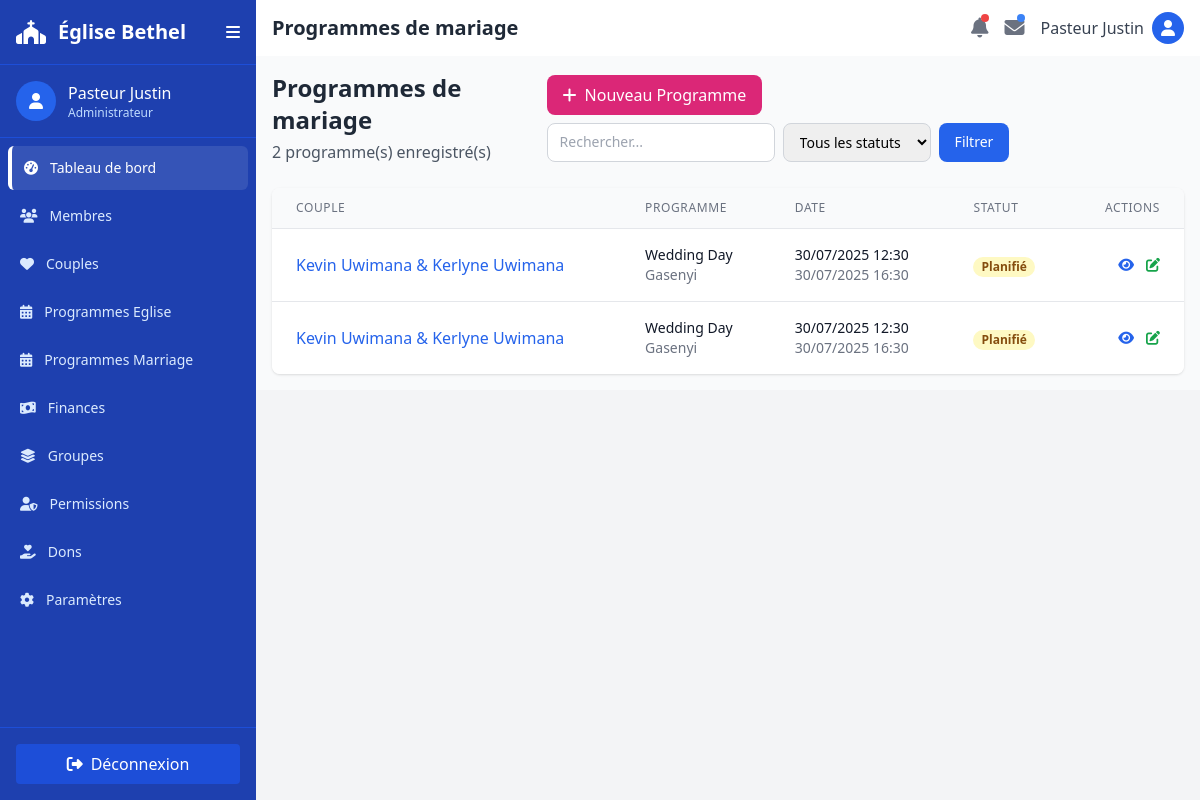
The page /programmes-mariage/ (signed in) on the database its author committed.
### core/models.py (models this page shows, shortened)
class ProgrammeMariage(models.Model):
    STATUT_CHOICES = [
        ('planifie', 'Planifié'),
        ('en_cours', 'En cours'),
        ('termine', 'Terminé'),
        ('annule', 'Annulé'),
    ]
    couple = models.ForeignKey(Couple, on_delete=models.CASCADE, related_name='programmes_mariage')
    titre = models.CharField(max_length=200)
    description = models.TextField(blank=True, null=True)
    date_debut = models.DateTimeField()
    date_fin = models.DateTimeField()
    lieu = models.CharField(max_length=200, blank=True, null=True)
    statut = models.CharField(max_length=15, choices=STATUT_CHOICES, default='planifie')
    created_at = models.DateTimeField(auto_now_add=True)
    updated_at = models.DateTimeField(auto_now=True)
    class Meta:
        verbose_name = "Programme de Mariage"
        verbose_name_plural = "Programmes de Mariage"
        ordering = ['-date_debut']

class Couple(models.Model):
    STATUT_CHOICES = [
        ('marie', 'Marié'),
        ('fiance', 'Fiancé'),
    ]
    membre_mari = models.ForeignKey(
        Membre,
        on_delete=models.CASCADE,
        related_name='couples_mari'
    )
    membre_femme = models.ForeignKey(
        Membre,
        on_delete=models.CASCADE,
        related_name='couples_femme'
    )
    statut_couple = models.CharField(max_length=10, choices=STATUT_CHOICES)
    date_mariage = models.DateField(null=True, blank=True)
    created_at = models.DateTimeField(auto_now_add=True)
    updated_at = models.DateTimeField(auto_now=True)
    class Meta:
        verbose_name = "Couple"
        verbose_name_plural = "Couples"
        unique_together = ['membre_mari', 'membre_femme']
    def __str__(self):
        return f"{self.membre_mari.nom_complet} & {self.membre_femme.nom_complet}"

class Membre(models.Model):
    SEXE_CHOICES = [
        ('M', 'Masculin'),
        ('F', 'Féminin'),
    ]
    STATUT_BAPTISMAL_CHOICES = [
        ('baptise_eglise', 'Baptisé Église'),
        ('non_baptise', 'Non Baptisé'),
        ('baptise_autre_eglise', 'Baptisé Autre Église'),
    ]
    nom = models.CharField(max_length=100)
    prenom = models.CharField(max_length=100)
    date_naissance = models.DateField()
    adresse = models.TextField()
    telephone = models.CharField(
        max_length=20,
        validators=[RegexValidator(r'^\+?1?\d{9,15}$', 'Numéro de téléphone invalide')]
    )
    email = models.EmailField(unique=True)
    sexe = models.CharField(
        max_length=1,
        choices=SEXE_CHOICES,
        null=True,
        blank=True,
        verbose_name="Sexe"
    )
    statut_baptismal = models.CharField(
        max_length=25,
        choices=STATUT_BAPTISMAL_CHOICES,
        default='non_baptise'
    )
    date_adhesion = models.DateField()
    photo_profil_url = models.URLField(blank=True, null=True)
    created_at = models.DateTimeField(auto_now_add=True)
    updated_at = models.DateTimeField(auto_now=True)
    class Meta:
        verbose_name = "Membre"
        verbose_name_plural = "Membres"
        ordering = ['nom', 'prenom']
    @property
    def nom_complet(self):
        return f"{self.prenom} {self.nom}"

### core/views.py (the view)
# urls.py: path('programmes-mariage/', views.programme_mariage_list_view, name='programme_mariage_list'),
@login_required
def programme_mariage_list_view(request):
    programmes = ProgrammeMariage.objects.all().select_related('couple').order_by('-date_debut')
    statut = request.GET.get('statut')
    if statut:
        programmes = programmes.filter(statut=statut)
    search = request.GET.get('search')
    if search:
        programmes = programmes.filter(
            Q(titre__icontains=search) |
            Q(description__icontains=search) |
            Q(lieu__icontains=search)
        )
    paginator = Paginator(programmes, 10)
    page_number = request.GET.get('page')
    page_obj = paginator.get_page(page_number)
    context = {
        'page_obj': page_obj,
        'search': search,
        'statut': statut,
        'statut_choices': ProgrammeMariage.STATUT_CHOICES,
    }
    return render(request, 'programme_mariage/list.html', context)

### core/templates/programme_mariage/list.html (shortened to what this page needs)
{% extends "core/base.html" %}
{% block title %}Programmes de mariage{% endblock %}
{% block body %}
<main class="flex-1 overflow-y-auto p-4 bg-gray-50">
    <div class="flex flex-col sm:flex-row justify-between items-start sm:items-center gap-4 sm:gap-0 mb-6">
        <div class="w-full sm:w-auto">
            <h2 class="text-xl sm:text-2xl font-bold text-gray-800">Programmes de mariage</h2>
            <p class="text-gray-600 mt-1">{{ page_obj.paginator.count }} programme(s) enregistré(s)</p>
        </div>
        <div class="flex flex-wrap gap-2 w-full sm:w-auto">
             <a href="{% url 'programme_mariage_create' %}"
                class="bg-pink-600 hover:bg-pink-700 text-white px-4 py-2 rounded-lg flex items-center">
                    <i class="fas fa-plus mr-2"></i>
                    Nouveau Programme
            </a>
            <form method="GET" class="flex flex-wrap gap-2 w-full sm:w-auto">
                <input type="text" name="search" placeholder="Rechercher..." value="{{ search|default:'' }}"
                    class="px-3 py-2 border border-gray-300 rounded-lg text-sm focus:outline-none focus:ring-2 focus:ring-blue-500">
                <select name="statut" class="px-3 py-2 border border-gray-300 rounded-lg text-sm focus:outline-none focus:ring-2 focus:ring-blue-500">
                    <option value="">Tous les statuts</option>
                </select>
                <button type="submit" class="px-4 py-2 bg-blue-600 text-white rounded-lg text-sm hover:bg-blue-700">
                    Filtrer
                </button>
            </form>
        </div>
    </div>
    <div class="bg-white rounded-lg shadow overflow-hidden">
        <div class="overflow-x-auto">
            <table class="min-w-full divide-y divide-gray-200">
                <thead class="bg-gray-50">
                    <tr>
                        <th class="px-6 py-3 text-left text-xs font-medium text-gray-500 uppercase tracking-wider">Couple</th>
                        <th class="px-6 py-3 text-left text-xs font-medium text-gray-500 uppercase tracking-wider">Programme</th>
                        <th class="px-6 py-3 text-left text-xs font-medium text-gray-500 uppercase tracking-wider">Date</th>
                        <th class="px-6 py-3 text-left text-xs font-medium text-gray-500 uppercase tracking-wider">Statut</th>
                        <th class="px-6 py-3 text-right text-xs font-medium text-gray-500 uppercase tracking-wider">Actions</th>
                    </tr>
                </thead>
                <tbody class="bg-white divide-y divide-gray-200">
                    {% for programme in page_obj %}
                    <tr class="hover:bg-gray-50">
                        <td class="px-6 py-4 whitespace-nowrap">
                            <a href="{% url 'couple_detail' programme.couple.pk %}" class="text-blue-600 hover:text-blue-900">
                                {{ programme.couple }}
                            </a>
                        </td>
                        <td class="px-6 py-4">
                            <div class="text-sm font-medium text-gray-900">{{ programme.titre }}</div>
                            <div class="text-sm text-gray-500">{{ programme.lieu }}</div>
                        </td>
                        <td class="px-6 py-4 whitespace-nowrap">
                            <div class="text-sm text-gray-900">{{ programme.date_debut|date:"d/m/Y H:i" }}</div>
                            <div class="text-sm text-gray-500">{{ programme.date_fin|date:"d/m/Y H:i" }}</div>
                        </td>
                        <td class="px-6 py-4 whitespace-nowrap">
                            <span class="px-2 inline-flex text-xs leading-5 font-semibold rounded-full
                                {% if programme.statut == 'planifie' %}bg-yellow-100 text-yellow-800
                                {% elif programme.statut == 'en_cours' %}bg-blue-100 text-blue-800
                                {% elif programme.statut == 'termine' %}bg-green-100 text-green-800
                                {% else %}bg-red-100 text-red-800{% endif %}">
                                {{ programme.get_statut_display }}
                            </span>
                        </td>
                        <td class="px-6 py-4 whitespace-nowrap text-right text-sm font-medium">
                            <div class="flex justify-end space-x-3">
                                <a href="{% url 'programme_mariage_detail' programme.pk %}" class="text-blue-600 hover:text-blue-900">
                                    <i class="fas fa-eye"></i>
                                </a>
                                <a href="{% url 'programme_mariage_update' programme.pk %}" class="text-green-600 hover:text-green-900">
                                    <i class="fas fa-edit"></i>
                                </a>
                            </div>
                        </td>
                    </tr>
                    {% empty %}
                    <tr>
                        <td colspan="5" class="px-6 py-4 text-center text-gray-500">
                            Aucun programme trouvé
                        </td>
                    </tr>
                    {% endfor %}
                </tbody>
            </table>
        </div>
    </div>
</main>
{% endblock %}

### core/templates/core/base.html (shortened to what this page needs)
<!DOCTYPE html>
<html lang="fr">
<head>
    <script src="https://cdn.tailwindcss.com"></script>
    <link rel="stylesheet" href="https://cdnjs.cloudflare.com/ajax/libs/font-awesome/6.4.0/css/all.min.css">
</head>
<body class="bg-gray-100 font-sans">
     <div id="dashboardPage">
        <div class="sidebar bg-blue-800 text-white w-64 flex flex-col fixed h-full">
            <div class="p-4 flex items-center justify-between border-b border-blue-700">
                <div class="flex items-center">
                    <i class="fas fa-church text-2xl mr-3"></i>
                    <span class="text-xl font-bold nav-text">Église Bethel</span>
                </div>
                <button id="toggleSidebar" class="text-white focus:outline-none">
                    <i class="fas fa-bars"></i>
                </button>
            </div>
            <div class="p-4 flex items-center border-b border-blue-700">
                <div class="h-10 w-10 rounded-full bg-blue-600 flex items-center justify-center">
                    <i class="fas fa-user"></i>
                </div>
                <div class="ml-3 nav-text">
                    <div class="font-medium">Pasteur Justin</div>
                    <div class="text-xs text-blue-200">Administrateur</div>
                </div>
            </div>
            <nav class="flex-1 overflow-y-auto py-2">
                <div class="px-2 space-y-1">
                    <a href="{% url 'dashboard' %}" class="group flex items-center px-3 py-3 text-sm font-medium rounded-md text-white hover:bg-blue-700 active-nav-item">
                        <i class="fas fa-tachometer-alt mr-3 flex-shrink-0"></i>
                        <span class="nav-text">Tableau de bord</span>
                    </a>
                    <a href="{% url 'membre_list' %}" class="group flex items-center px-3 py-3 text-sm font-medium rounded-md text-blue-100 hover:bg-blue-700">
                        <i class="fas fa-users mr-3 flex-shrink-0"></i>
                        <span class="nav-text">Membres</span>
                    </a>
                    <a href="{% url 'couple_list' %}" class="group flex items-center px-3 py-3 text-sm font-medium rounded-md text-blue-100 hover:bg-blue-700">
                        <i class="fas fa-heart mr-3 flex-shrink-0"></i>
                        <span class="nav-text">Couples</span>
                    </a>
                    <a href="{% url 'programme_list' %}" class="group flex items-center px-3 py-3 text-sm font-medium rounded-md text-blue-100 hover:bg-blue-700">
                        <i class="fas fa-calendar-alt mr-3 flex-shrink-0"></i>
                        <span class="nav-text">Programmes Eglise</span>
                    </a>
                    <a href="{% url 'programme_mariage_list' %}" class="group flex items-center px-3 py-3 text-sm font-medium rounded-md text-blue-100 hover:bg-blue-700">
                        <i class="fas fa-calendar-alt mr-3 flex-shrink-0"></i>
                        <span class="nav-text">Programmes Marriage</span>
                    </a>
                    <a href="{% url 'transaction_list' %}" class="group flex items-center px-3 py-3 text-sm font-medium rounded-md text-blue-100 hover:bg-blue-700">
                        <i class="fas fa-money-bill-wave mr-3 flex-shrink-0"></i>
                        <span class="nav-text">Finances</span>
                    </a>
                    <a href="{% url 'groupe_list' %}" class="group flex items-center px-3 py-3 text-sm font-medium rounded-md text-blue-100 hover:bg-blue-700">
                        <i class="fas fa-layer-group mr-3 flex-shrink-0"></i>
                        <span class="nav-text">Groupes</span>
                    </a>
                    <a href="#" class="group flex items-center px-3 py-3 text-sm font-medium rounded-md text-blue-100 hover:bg-blue-700">
                        <i class="fas fa-user-shield mr-3 flex-shrink-0"></i>
                        <span class="nav-text">Permissions</span>
                    </a>
                    <a href="#" class="group flex items-center px-3 py-3 text-sm font-medium rounded-md text-blue-100 hover:bg-blue-700">
                        <i class="fas fa-hand-holding-heart mr-3 flex-shrink-0"></i>
                        <span class="nav-text">Dons</span>
                    </a>
                    <a href="#" class="group flex items-center px-3 py-3 text-sm font-medium rounded-md text-blue-100 hover:bg-blue-700">
                        <i class="fas fa-cog mr-3 flex-shrink-0"></i>
                        <span class="nav-text">Paramètres</span>
                    </a>
                </div>
            </nav>
            <div class="p-4 border-t border-blue-700">
                <button onclick="window.location.href={% url 'logout'%}" class="w-full bg-blue-700 hover:bg-blue-600 text-white py-2 px-4 rounded flex items-center justify-center">
                    <i class="fas fa-sign-out-alt mr-2 nav-text"></i>
                    <span class="nav-text">Déconnexion</span>
                </button>
            </div>
        </div>
        <div class="main-content flex-1 flex flex-col overflow-hidden ml-64">
            <header class="bg-white shadow-sm">
                <div class="px-4 py-3 flex justify-between items-center">
                    <h1 class="text-xl font-semibold text-gray-800">{% block title %}Tableau de bord{% endblock title %}</h1>
                    <div class="flex items-center space-x-4">
                        <div class="relative">
                            <button class="text-gray-500 hover:text-gray-700 focus:outline-none">
                                <i class="fas fa-bell text-xl"></i>
                                <span class="absolute top-0 right-0 h-2 w-2 rounded-full bg-red-500"></span>
                            </button>
                        </div>
                        <div class="relative">
                            <button class="text-gray-500 hover:text-gray-700 focus:outline-none">
                                <i class="fas fa-envelope text-xl"></i>
                                <span class="absolute top-0 right-0 h-2 w-2 rounded-full bg-blue-500"></span>
                            </button>
                        </div>
                        <div class="relative">
                            <button id="userMenuButton" class="flex items-center text-gray-700 hover:text-gray-900 focus:outline-none">
                                <span class="mr-2 hidden md:inline">Pasteur Justin</span>
                                <div class="h-8 w-8 rounded-full bg-blue-600 flex items-center justify-center text-white">
                                    <i class="fas fa-user"></i>
                                </div>
                            </button>
                        </div>
                    </div>
                </div>
            </header>
            {% block body %}
            {% endblock body %}
        </div>
    </body>
</html>

### rows shown on the page
ProgrammeMariage: couple "Kevin Uwimana & Kerlyne Uwimana", titre "Wedding Day", lieu "Gasenyi", date_debut "30/07/2025 12:30", date_fin "30/07/2025 16:30", statut "Planifié"
ProgrammeMariage: couple "Kevin Uwimana & Kerlyne Uwimana", titre "Wedding Day", lieu "Gasenyi", date_debut "30/07/2025 12:30", date_fin "30/07/2025 16:30", statut "Planifié"

### other values the page prints
{{ page_obj.paginator.count }} "2"
